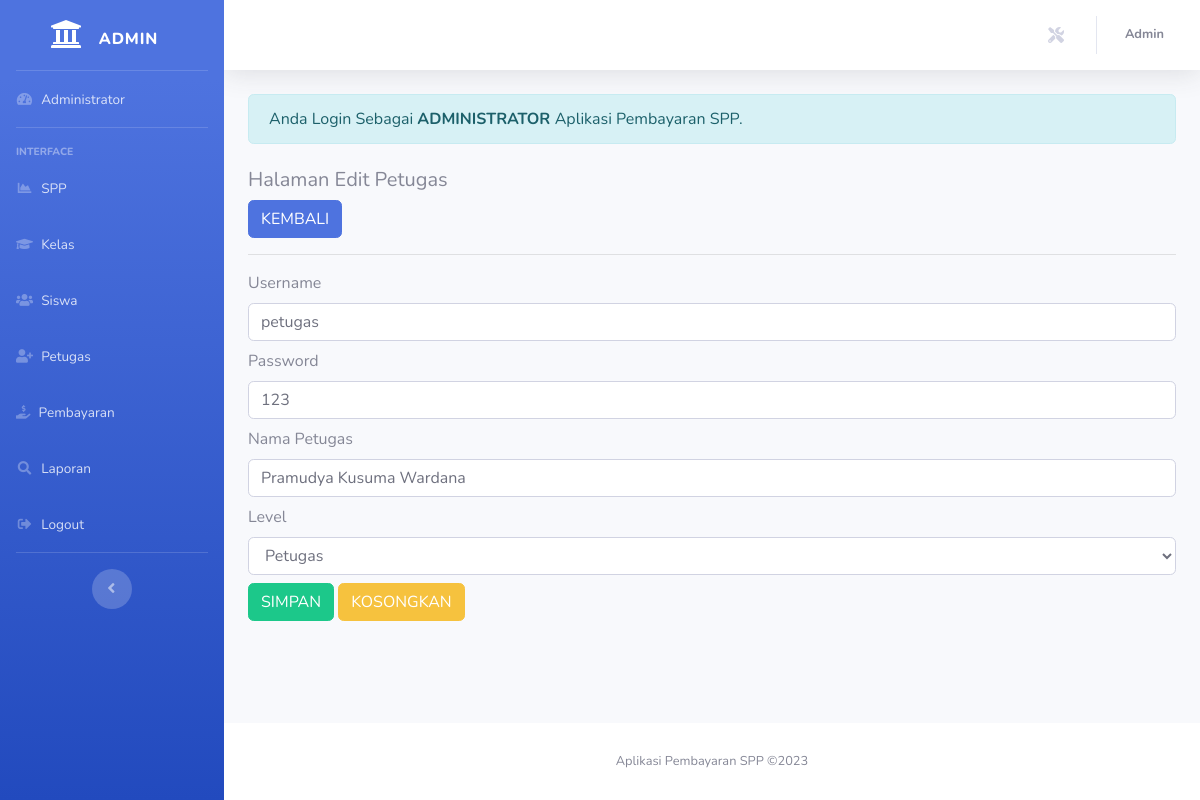
Page /admin/admin.php?url=edit-petugas&id_petugas=2 (signed in) on the committed database.
### tables this page shows
CREATE TABLE `petugas` (
  `id_petugas` int(11) NOT NULL,
  `username` varchar(25) NOT NULL,
  `password` varchar(32) NOT NULL,
  `nama_petugas` varchar(35) NOT NULL,
  `level` enum('Admin','Petugas','','') NOT NULL
);

### admin/edit-petugas.php (the view, shortened to what this page needs)
<?php
$id_petugas = $_GET['id_petugas'];
include'../koneksi.php';
$sql = "SELECT*FROM petugas WHERE id_petugas='$id_petugas'";
$query = mysqli_query($koneksi, $sql);
$data = mysqli_fetch_array($query);
?>
<h5>Halaman Edit Petugas</h5>
<a href="?url=petugas" class="btn btn-primary"> KEMBALI </a>
<hr>
<form method="post" action="?url=proses-edit-petugas&id_petugas=<?= $id_petugas; ?>" >
    <div class="form-group mb-2">
        <label >Username</label>
        <input value="<?= $data['username'] ?>" type="text" name="username"  class="form-control" required>
    </div>
    <div class="form-group mb-2">
        <label >Password</label>
        <input value="<?= $data['password'] ?>" type="text" name="password" class="form-control" required>
    </div>
    <div class="form-group mb-2">
        <label >Nama Petugas</label>
        <input value="<?= $data['nama_petugas'] ?>" type="text" name="nama_petugas" class="form-control" required>
    </div>
   <div class="form-group mb-2">
    <label>Level</label>
        <select name="level" class="form-control" required>
            <option value="<?= $data['level'] ?>"> <?= $data['level'] ?> </option>
        </select>
   </div>
    <div class="form-group">
        <button type="submit" class="btn btn-success"> SIMPAN </button>
        <button type="reset" class="btn btn-warning"> KOSONGKAN </button>
    </div>
</form>

### rows in the picture
petugas: username "petugas", password "123", nama_petugas "Pramudya Kusuma Wardana", level "Petugas"

### other values in the picture
$_SESSION['level'] "Admin"
